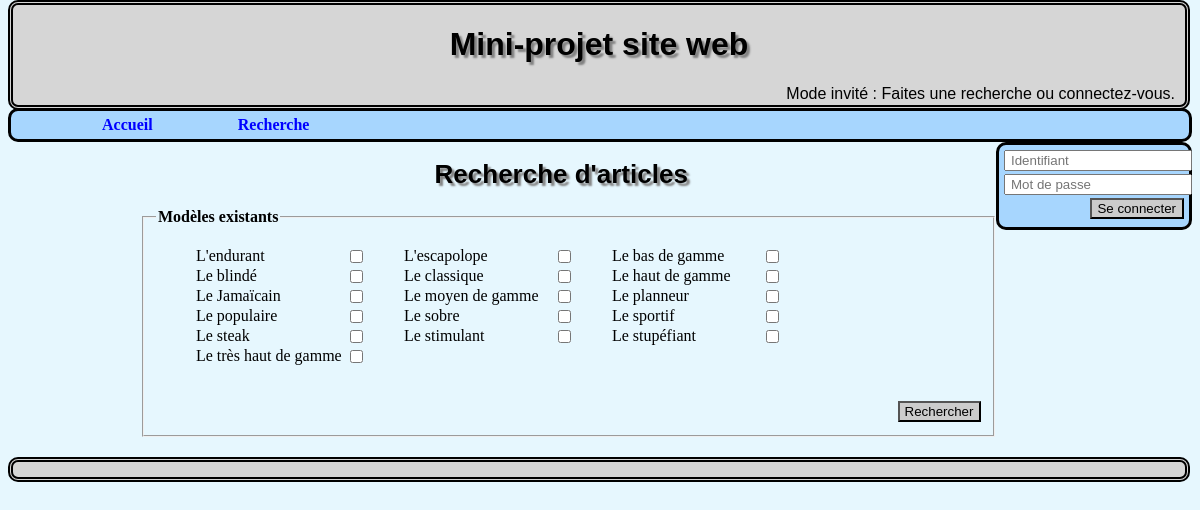
Page /recherche.php on the earlier database version.
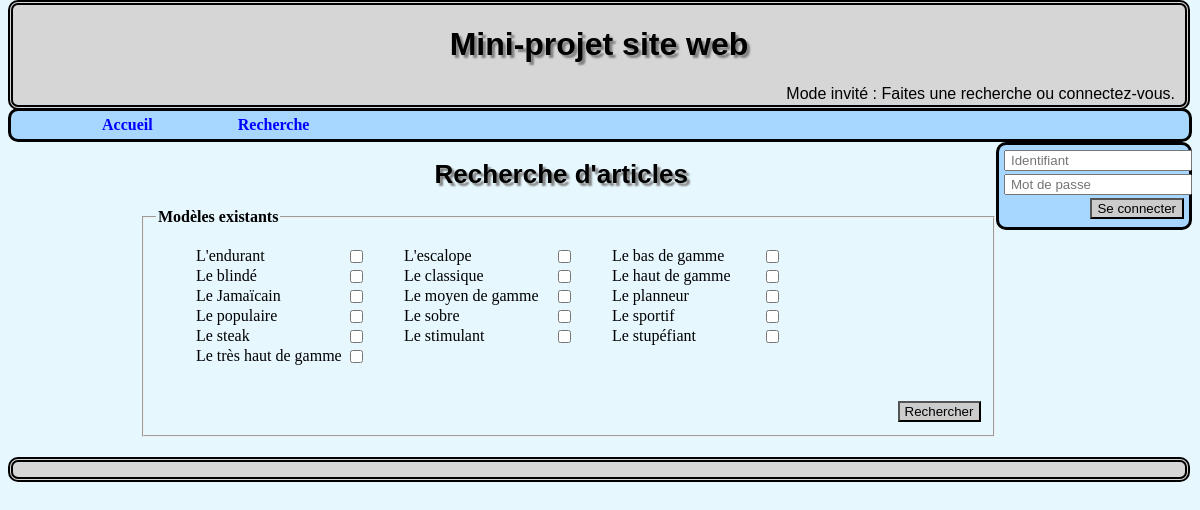
Same page on the later database version.
### tables this page shows
CREATE TABLE Fournisseur (
modele varchar(30),
prixFournisseur int(3),
PRIMARY KEY (modele)
);

### recherche.php (the view, shortened to what this page needs)
<!DOCTYPE html>
<html>
    <head>
        <link rel="stylesheet" href="style.css" type="text/css" />
    </head>
    <body>
		<?php
		include("includes/session.php");
		include("includes/header.php");
		include("includes/menu.php");
		include("includes/login.php");
		?>
		<div class="contenu">
			<h1>Recherche d'articles</h1>
		<form  action="articles.php" method="post" id="recherche">
			<fieldset>
				<legend>Modèles existants</legend>
					<ul>
				<?php
				$articles = $bdd->query('SELECT modele FROM Fournisseur');
				while ($article = $articles->fetch()) {
					echo '<li><input type="checkbox" name="' . str_replace(' ', '', $article['modele']) . '"/>';
					echo '<label for="' . str_replace(' ', '', $article['modele']) . '">' . $article['modele'] . '</label></li>';
				}
				?>
					</ul>
				<br />
				<input type="submit" value="Rechercher" />
			</fieldset>
		</form>
		</div>
		<?php include("includes/footer.php");?>
    </body>
</html>

Differences in the rows shown:
removed fournisseur: modele "L'escapolope"
added fournisseur: modele "L'escalope"
